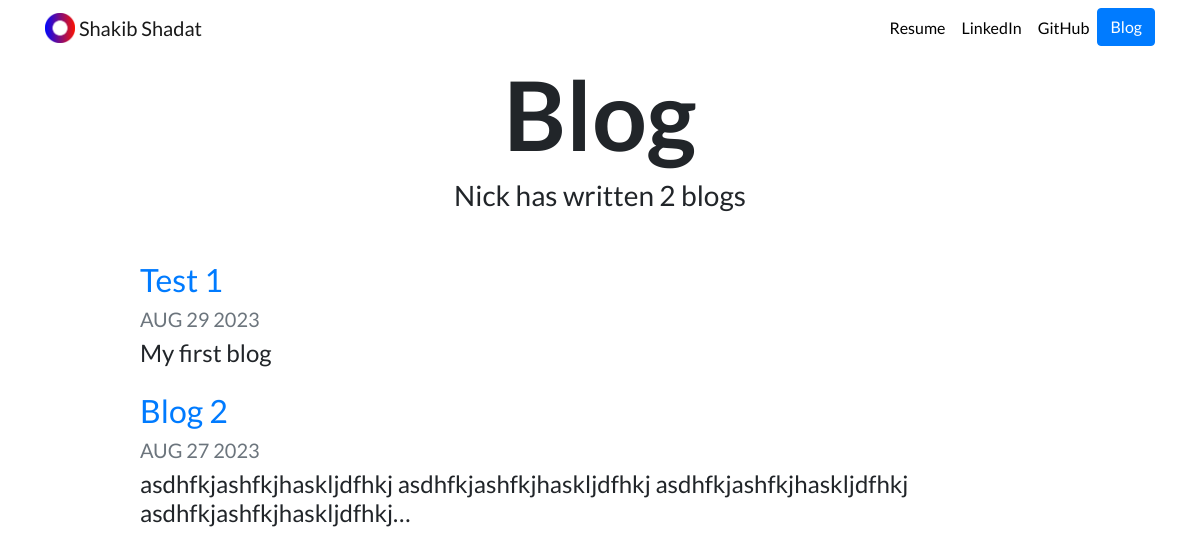
Screenshot of /blog/ with the database file from the repository.
### blog/models.py (models this page shows, shortened)
class Blog(models.Model):
    title = models.CharField(max_length=200)
    description = models.TextField()
    date = models.DateField()

### blog/views.py (the view)
# urls.py: path('', views.all_blogs, name='all_blogs'),
def all_blogs(request):
    blogs = Blog.objects.order_by('-date')
    return render(request, 'blog/all_blogs.html', {'blogs': blogs})

### blog/templates/blog/all_blogs.html
{% extends "portfolio/base.html" %}
{% load static %}
{% block content %}
<h1 id="blogtitle" class="font-weight-bold text-center">Blog</h1>
<h3 class="text-center mb-5">Nick has written {{ blogs.count }} blog{{ blogs.count|pluralize }}</h3>
{% for blog in blogs %}
<div class="row justify-content-center my-3">
  <div class="col-md-10">
    <a href="{% url 'blog:detail' blog.id %}">
      <h2>{{ blog.title }}</h2>
    </a>
    <h5 class="text-muted">{{ blog.date|date:'M d Y'|upper }}</h5>
    <h4>{{ blog.description|striptags|truncatechars:100 }}</h4>
  </div>
</div>
{% endfor %}
{% endblock %}

### portfolio/templates/portfolio/base.html (shortened to what this page needs)
{% load static %}
<!doctype html>
<html lang="en">
<head>
  <link rel="stylesheet" href="https://stackpath.bootstrapcdn.com/bootstrap/4.4.1/css/bootstrap.min.css">
  <link rel="stylesheet" href="{% static "portfolio/custom.css" %}">
</head>
<body>
  <nav id="topNav" class="navbar navbar-expand-md navbar-light">
    <div class="container">
      <a class="navbar-brand" href="{% url 'home' %}">
        <img src="{% static "portfolio/Logo.png" %}" width="30" height="30" class="d-inline-block align-top" alt="Nick's Logo">
        <span>Shakib Shadat </span>
      </a>
      <div class="collapse navbar-collapse text-center" id="navbarNav">
        <ul class="navbar-nav ml-auto">
          <li class="nav-item">
            <a class="nav-link" href="{% static "portfolio/CV_Shadat.pdf" %}">Resume</a>
          </li>
          <li class="nav-item">
            <a class="nav-link" href="https://www.linkedin.com/in/shakib-shadat-71ba33271" target="_blank">LinkedIn</a>
          </li>
          <li class="nav-item">
            <a class="nav-link" href="https://github.com/Shadat0455?tab=projects" target="_blank">GitHub</a>
          </li>
          <li>
            <a role="button" href="{% url 'blog:all_blogs' %}" class="btn btn-primary">Blog</a>
          </li>
        </ul>
      </div>
    </div>
  </nav>
  <div class="container">
    {% block content %}{% endblock %}
  </div>
</body>
</html>

### portfolio/static/portfolio/custom.css (style rules this page uses)
.navbar-nav .nav-link { color: rgba(0,0,0,1) !important; }
body { font-family: 'Lato', sans-serif; }
#blogtitle { font-size: 6rem; }

### rows the page displays
Blog: title "Test 1", date "AUG 29 2023", description "My first blog"
Blog: title "Blog 2", date "AUG 27 2023", description "asdhfkjashfkjhaskljdfhkj asdhfkjashfkjhaskljdfhkj asdhfkjashfkjhaskljdfhkj asdhfkjashfkjhaskljdfhkj…"

### other values shown
{{ blogs.count }} "2"
